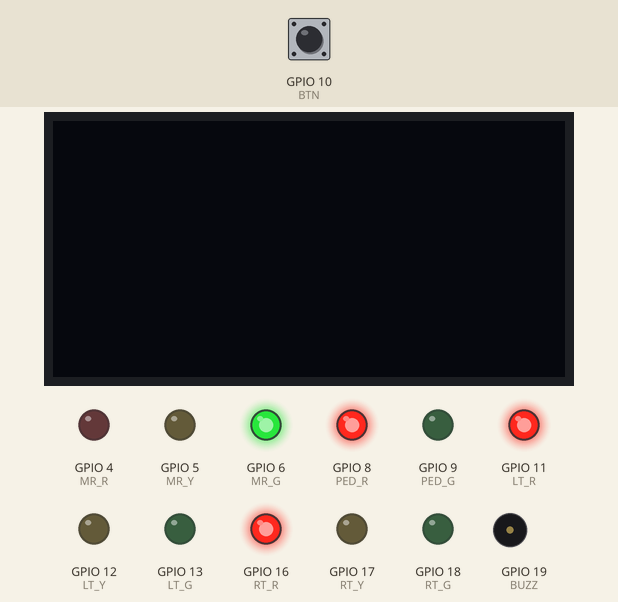
Bench run of a sketch on a simulated ESP32-S3. Parts: 128×64 one-colour display, output pins drawn as LEDs (lit = HIGH), buzzer (waves = sounding). Inputs (shaded band) come from the test bench; at power-on: GPIO 10 (BTN) HIGH.

Above: at 1.2 s.
1.3 s: GPIO 10 (BTN) pulled LOW for 0.15 s
At 21.36 s:
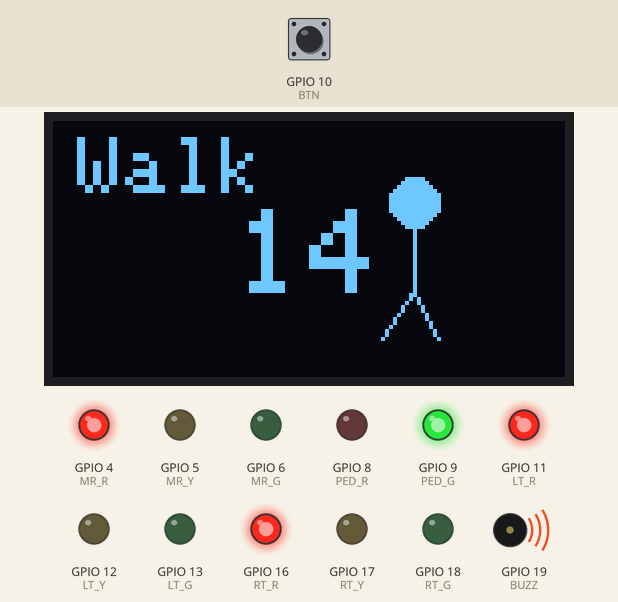
At 38.0 s:
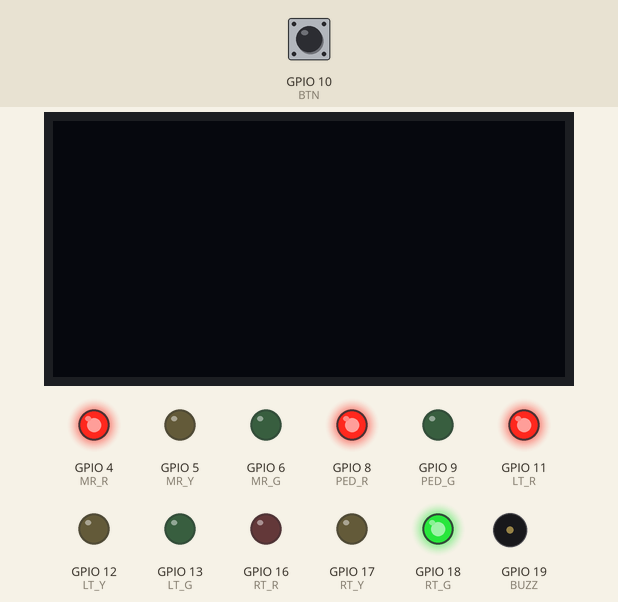
38.3 s: GPIO 10 (BTN) pulled LOW for 1 s
At 57.7 s:
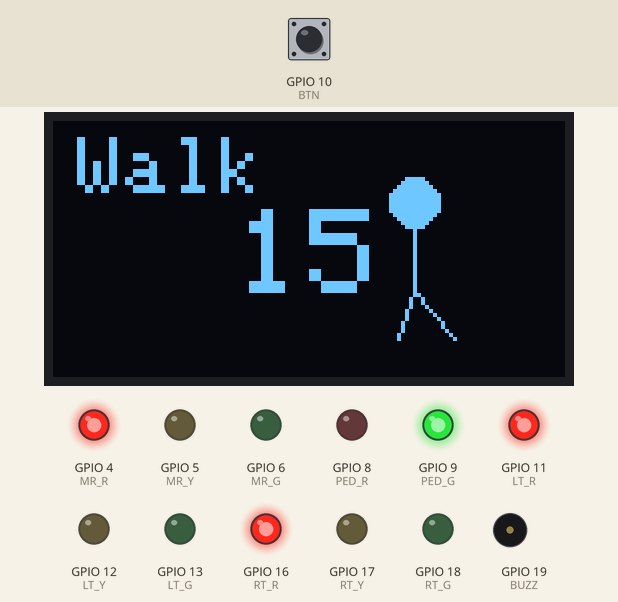
Timing chart, 0 to 75.0 s (numbered marks = the images above; inputs shaded):
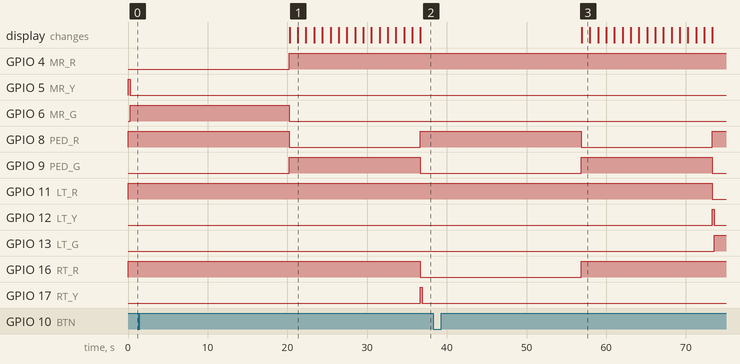

Measured:
- after the input at 1.3 s, GPIO 8 (PED_R): HIGH → LOW after 19.0 s, → HIGH 16.4 s later; GPIO 9 (PED_G): LOW → HIGH after 19.0 s, → LOW 16.4 s later
- after the input at 38.3 s, GPIO 4 (MR_R): stays HIGH (without the input it goes to LOW after 38.8 s); GPIO 5 (MR_Y): stays LOW (without the input it goes to HIGH after 38.8 s)
- what the display in image 1 shows lasts 1.0 s, from 21.3 s to 22.3 s

The sketch:

sketch.ino
```cpp
#include <Arduino.h>
#include <Wire.h>
#include <Adafruit_GFX.h>
#include <Adafruit_SSD1306.h>

#define SCREEN_WIDTH 128
#define SCREEN_HEIGHT 64
Adafruit_SSD1306 display(SCREEN_WIDTH, SCREEN_HEIGHT, &Wire, -1);

#define MR_R 4
#define MR_Y 5
#define MR_G 6

#define RT_R 16
#define RT_Y 17
#define RT_G 18

#define LT_R 11
#define LT_Y 12
#define LT_G 13

#define PED_R 8
#define PED_G 9

#define BTN 10
#define BUZZ 19

#define SDA_PIN 41
#define SCL_PIN 40

const TickType_t T_GREEN = pdMS_TO_TICKS(20000);
const TickType_t T_YELLOW = pdMS_TO_TICKS(200);
const uint32_t T_PED_MS = 15000;

QueueHandle_t eventQueue = nullptr;
QueueHandle_t pedQueue = nullptr;
SemaphoreHandle_t displayMutex = nullptr;
SemaphoreHandle_t stateMutex = nullptr;
SemaphoreHandle_t pedDone = nullptr;

// Event codes
enum Event_t : int {
  EVT_NONE = 0,
  EVT_PED_REQ = 1,
  EVT_PED_START = 2
};

// forward tasks
void trafficTask(void *pvParameters);
void pedTask(void *pvParameters);

// ----------------- Utility ---------------------
void setAllTrafficRed() {
  digitalWrite(MR_R, HIGH);
  digitalWrite(RT_R, HIGH);
  digitalWrite(LT_R, HIGH);

  digitalWrite(MR_Y, LOW);
  digitalWrite(RT_Y, LOW);
  digitalWrite(LT_Y, LOW);

  digitalWrite(MR_G, LOW);
  digitalWrite(RT_G, LOW);
  digitalWrite(LT_G, LOW);
}

void allOffTraffic() {
  digitalWrite(MR_R, LOW); digitalWrite(MR_Y, LOW); digitalWrite(MR_G, LOW);
  digitalWrite(RT_R, LOW); digitalWrite(RT_Y, LOW); digitalWrite(RT_G, LOW);
  digitalWrite(LT_R, LOW); digitalWrite(LT_Y, LOW); digitalWrite(LT_G, LOW);
}

// ----------------- ISR (debounced) --------------------------
static void IRAM_ATTR IRAM_isr_button() {
  static TickType_t lastTick = 0;
  TickType_t now = xTaskGetTickCountFromISR();
  // debounce: 200 ms
  if ((now - lastTick) < pdMS_TO_TICKS(200)) {
    return; // ignore bounce
  }
  lastTick = now;

  BaseType_t xHigherPriorityTaskWoken = pdFALSE;
  int ev = EVT_PED_REQ;
  xQueueSendFromISR(eventQueue, &ev, &xHigherPriorityTaskWoken);
  portYIELD_FROM_ISR(xHigherPriorityTaskWoken);
}

// -------------- Display helpers -----------------
void drawWalkingFrame(int frame) {
  int x = 90;
  int y = 36;
  display.fillCircle(x, y - 16, 6, SSD1306_WHITE);
  display.drawLine(x, y - 10, x, y + 6, SSD1306_WHITE);
  if (frame == 0) {
    display.drawLine(x, y + 6, x - 8, y + 18, SSD1306_WHITE);
    display.drawLine(x, y + 6, x + 6, y + 18, SSD1306_WHITE);
  } else {
    display.drawLine(x, y + 6, x - 4, y + 18, SSD1306_WHITE);
    display.drawLine(x, y + 6, x + 10, y + 18, SSD1306_WHITE);
  }
}

void displayWalkCountdown(int secondsLeft, int frame) {
  // caller must hold displayMutex (or be the only display writer)
  display.clearDisplay();
  display.setTextColor(SSD1306_WHITE);

  display.setTextSize(2);
  display.setCursor(6, 4);
  display.println("Walk");

  display.setTextSize(3);
  display.setCursor(46, 22);
  display.print(secondsLeft);

  drawWalkingFrame(frame);
  display.display();
}

// --------------- Tasks --------------------------

// trafficTask pinned to core 0
void trafficTask(void *pvParameters) {
  (void) pvParameters;
  int evt;

  for (;;) {
    // ---- Main road phase ----
    allOffTraffic();
    digitalWrite(RT_R, HIGH);
    digitalWrite(LT_R, HIGH);

    digitalWrite(MR_R, LOW);
    digitalWrite(MR_Y, HIGH);
    vTaskDelay(T_YELLOW);

    digitalWrite(MR_Y, LOW);
    digitalWrite(MR_G, HIGH);
    vTaskDelay(T_GREEN);

    digitalWrite(MR_G, LOW);
    digitalWrite(MR_R, HIGH);

    // check & handle pedestrian requests (flush duplicates)
    if (xQueueReceive(eventQueue, &evt, 0) == pdPASS) {
      if (evt == EVT_PED_REQ) {
        // flush remaining PED_REQ events so we don't handle duplicates
        while (xQueueReceive(eventQueue, &evt, 0) == pdPASS) { /* discard */ }

        int startEvt = EVT_PED_START;
        xQueueSend(pedQueue, &startEvt, portMAX_DELAY);
        // wait for ped task to finish
        xSemaphoreTake(pedDone, portMAX_DELAY);
      }
    }

    // ---- Right turn phase ----
    allOffTraffic();
    digitalWrite(MR_R, HIGH);
    digitalWrite(LT_R, HIGH);

    digitalWrite(RT_R, LOW);
    digitalWrite(RT_Y, HIGH);
    vTaskDelay(T_YELLOW);

    digitalWrite(RT_Y, LOW);
    digitalWrite(RT_G, HIGH);
    vTaskDelay(T_GREEN);

    digitalWrite(RT_G, LOW);
    digitalWrite(RT_R, HIGH);

    if (xQueueReceive(eventQueue, &evt, 0) == pdPASS) {
      if (evt == EVT_PED_REQ) {
        while (xQueueReceive(eventQueue, &evt, 0) == pdPASS) { }
        int startEvt = EVT_PED_START;
        xQueueSend(pedQueue, &startEvt, portMAX_DELAY);
        xSemaphoreTake(pedDone, portMAX_DELAY);
      }
    }

    // ---- Left turn phase ----
    allOffTraffic();
    digitalWrite(MR_R, HIGH);
    digitalWrite(RT_R, HIGH);

    digitalWrite(LT_R, LOW);
    digitalWrite(LT_Y, HIGH);
    vTaskDelay(T_YELLOW);

    digitalWrite(LT_Y, LOW);
    digitalWrite(LT_G, HIGH);
    vTaskDelay(T_GREEN);

    digitalWrite(LT_G, LOW);
    digitalWrite(LT_R, HIGH);

    if (xQueueReceive(eventQueue, &evt, 0) == pdPASS) {
      if (evt == EVT_PED_REQ) {
        while (xQueueReceive(eventQueue, &evt, 0) == pdPASS) { }
        int startEvt = EVT_PED_START;
        xQueueSend(pedQueue, &startEvt, portMAX_DELAY);
        xSemaphoreTake(pedDone, portMAX_DELAY);
      }
    }
  }
}

// pedTask pinned to core 1
void pedTask(void *pvParameters) {
  (void) pvParameters;
  int evt;
  for (;;) {
    if (xQueueReceive(pedQueue, &evt, portMAX_DELAY) == pdPASS) {
      if (evt == EVT_PED_START) {
        // take display mutex (safe)
        if (xSemaphoreTake(displayMutex, pdMS_TO_TICKS(5000)) == pdTRUE) {
          // set all traffic RED
          setAllTrafficRed();

          // ped lights on
          digitalWrite(PED_R, LOW);
          digitalWrite(PED_G, HIGH);

          int totalSec = T_PED_MS / 1000;
          unsigned long start = millis();

          for (int s = totalSec; s >= 0; s--) {
            // buzzer pattern: short beep at start of each second
            tone(BUZZ, 3000, 150);
            displayWalkCountdown(s, s % 2);
            vTaskDelay(pdMS_TO_TICKS(1000));
          }

          noTone(BUZZ);

          // restore ped lights
          digitalWrite(PED_G, LOW);
          digitalWrite(PED_R, HIGH);

          display.clearDisplay();
          display.display();

          xSemaphoreGive(displayMutex);
        } else {
          // couldn't take display mutex, still ensure ped lights and buzzer run
          setAllTrafficRed();
          digitalWrite(PED_R, LOW);
          digitalWrite(PED_G, HIGH);
          int totalSec = T_PED_MS / 1000;
          for (int s = totalSec; s >= 0; s--) {
            tone(BUZZ, 3000, 150);
            vTaskDelay(pdMS_TO_TICKS(1000));
          }
          noTone(BUZZ);
          digitalWrite(PED_G, LOW);
          digitalWrite(PED_R, HIGH);
        }

        // signal traffic that ped is done
        xSemaphoreGive(pedDone);
      }
    }
  }
}

// ---------------- setup / main ------------------
void setup() {
  Serial.begin(115200);

  // pin modes
  pinMode(MR_R, OUTPUT); pinMode(MR_Y, OUTPUT); pinMode(MR_G, OUTPUT);
  pinMode(RT_R, OUTPUT); pinMode(RT_Y, OUTPUT); pinMode(RT_G, OUTPUT);
  pinMode(LT_R, OUTPUT); pinMode(LT_Y, OUTPUT); pinMode(LT_G, OUTPUT);
  pinMode(PED_R, OUTPUT); pinMode(PED_G, OUTPUT);

  pinMode(BUZZ, OUTPUT);
  // IMPORTANT: use INPUT_PULLUP and wire button between pin and GND
  pinMode(BTN, INPUT_PULLUP);

  // I2C & display
  Wire.begin(SDA_PIN, SCL_PIN);
  if (!display.begin(SSD1306_SWITCHCAPVCC, 0x3C)) {
    Serial.println("SSD1306 allocation failed");
  }
  display.clearDisplay();
  display.display();

  // initialize traffic to all red and pedestrian red
  setAllTrafficRed();
  digitalWrite(PED_R, HIGH);
  digitalWrite(PED_G, LOW);

  // create synchronization primitives
  eventQueue = xQueueCreate(8, sizeof(int));  // from ISR -> traffic
  pedQueue = xQueueCreate(4, sizeof(int));    // traffic -> ped
  displayMutex = xSemaphoreCreateMutex();
  stateMutex = xSemaphoreCreateMutex();
  pedDone = xSemaphoreCreateBinary();

  if (!eventQueue || !pedQueue || !displayMutex || !stateMutex || !pedDone) {
    Serial.println("Failed to create RTOS objects");
    while (1) { vTaskDelay(pdMS_TO_TICKS(1000)); }
  }

  // attach ISR for button (falling edge - because INPUT_PULLUP wiring)
  attachInterrupt(digitalPinToInterrupt(BTN), IRAM_isr_button, FALLING);

  // Create tasks pinned to cores
  BaseType_t ok1 = xTaskCreatePinnedToCore(trafficTask, "Traffic", 4096, NULL, 2, NULL, 0);
  BaseType_t ok2 = xTaskCreatePinnedToCore(pedTask, "Ped", 4096, NULL, 2, NULL, 1);
  if (ok1 != pdPASS || ok2 != pdPASS) {
    Serial.println("Task creation failed");
    while (1) { vTaskDelay(pdMS_TO_TICKS(1000)); }
  }
}

void loop() {
  vTaskDelay(pdMS_TO_TICKS(1000));
}
```
